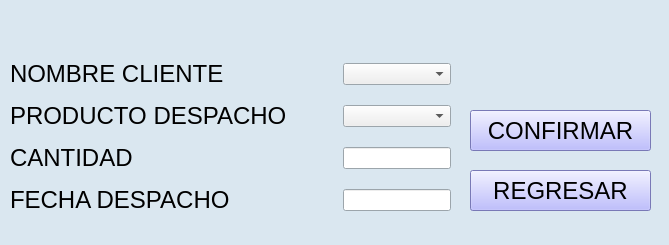
<?xml version="1.0" encoding="UTF-8"?>
<ui version="4.0">
 <class>AgregarDespacho</class>
 <widget class="QMainWindow" name="AgregarDespacho">
  <property name="geometry">
   <rect>
    <x>0</x>
    <y>0</y>
    <width>669</width>
    <height>245</height>
   </rect>
  </property>
  <property name="palette">
   <palette>
    <active>
     <colorrole role="Base">
      <brush brushstyle="SolidPattern">
       <color alpha="255">
        <red>255</red>
        <green>255</green>
        <blue>255</blue>
       </color>
      </brush>
     </colorrole>
     <colorrole role="Window">
      <brush brushstyle="SolidPattern">
       <color alpha="255">
        <red>218</red>
        <green>231</green>
        <blue>240</blue>
       </color>
      </brush>
     </colorrole>
    </active>
    <inactive>
     <colorrole role="Base">
      <brush brushstyle="SolidPattern">
       <color alpha="255">
        <red>255</red>
        <green>255</green>
        <blue>255</blue>
       </color>
      </brush>
     </colorrole>
     <colorrole role="Window">
      <brush brushstyle="SolidPattern">
       <color alpha="255">
        <red>218</red>
        <green>231</green>
        <blue>240</blue>
       </color>
      </brush>
     </colorrole>
    </inactive>
    <disabled>
     <colorrole role="Base">
      <brush brushstyle="SolidPattern">
       <color alpha="255">
        <red>218</red>
        <green>231</green>
        <blue>240</blue>
       </color>
      </brush>
     </colorrole>
     <colorrole role="Window">
      <brush brushstyle="SolidPattern">
       <color alpha="255">
        <red>218</red>
        <green>231</green>
        <blue>240</blue>
       </color>
      </brush>
     </colorrole>
    </disabled>
   </palette>
  </property>
  <property name="windowTitle">
   <string>Agregar</string>
  </property>
  <widget class="QWidget" name="centralwidget">
   <widget class="QWidget" name="formLayoutWidget">
    <property name="geometry">
     <rect>
      <x>10</x>
      <y>60</y>
      <width>441</width>
      <height>154</height>
     </rect>
    </property>
    <layout class="QGridLayout" name="gridLayout">
     <item row="3" column="2">
      <spacer name="verticalSpacer_2">
       <property name="orientation">
        <enum>Qt::Vertical</enum>
       </property>
       <property name="sizeHint" stdset="0">
        <size>
         <width>20</width>
         <height>40</height>
        </size>
       </property>
      </spacer>
     </item>
     <item row="5" column="2">
      <spacer name="verticalSpacer">
       <property name="orientation">
        <enum>Qt::Vertical</enum>
       </property>
       <property name="sizeHint" stdset="0">
        <size>
         <width>20</width>
         <height>40</height>
        </size>
       </property>
      </spacer>
     </item>
     <item row="1" column="2">
      <spacer name="verticalSpacer_3">
       <property name="orientation">
        <enum>Qt::Vertical</enum>
       </property>
       <property name="sizeHint" stdset="0">
        <size>
         <width>20</width>
         <height>40</height>
        </size>
       </property>
      </spacer>
     </item>
     <item row="4" column="2">
      <widget class="QLineEdit" name="txtCnatidadAD"/>
     </item>
     <item row="6" column="2">
      <widget class="QLineEdit" name="txtFechaAD"/>
     </item>
     <item row="6" column="0">
      <widget class="QLabel" name="lolPrecioP">
       <property name="font">
        <font>
         <pointsize>18</pointsize>
        </font>
       </property>
       <property name="text">
        <string>FECHA DESPACHO</string>
       </property>
      </widget>
     </item>
     <item row="0" column="0">
      <widget class="QLabel" name="lblNombreP">
       <property name="font">
        <font>
         <pointsize>18</pointsize>
        </font>
       </property>
       <property name="text">
        <string>NOMBRE CLIENTE</string>
       </property>
      </widget>
     </item>
     <item row="4" column="0">
      <widget class="QLabel" name="lblDireccionP">
       <property name="font">
        <font>
         <pointsize>18</pointsize>
        </font>
       </property>
       <property name="text">
        <string>CANTIDAD</string>
       </property>
      </widget>
     </item>
     <item row="2" column="0">
      <widget class="QLabel" name="lblContactoP">
       <property name="font">
        <font>
         <pointsize>18</pointsize>
        </font>
       </property>
       <property name="text">
        <string>PRODUCTO DESPACHO</string>
       </property>
      </widget>
     </item>
     <item row="0" column="1">
      <spacer name="horizontalSpacer">
       <property name="orientation">
        <enum>Qt::Horizontal</enum>
       </property>
       <property name="sizeHint" stdset="0">
        <size>
         <width>40</width>
         <height>20</height>
        </size>
       </property>
      </spacer>
     </item>
     <item row="0" column="2">
      <widget class="QComboBox" name="comboBoxAC">
       <property name="cursor">
        <cursorShape>PointingHandCursor</cursorShape>
       </property>
      </widget>
     </item>
     <item row="2" column="2">
      <widget class="QComboBox" name="comboBoxPD">
       <property name="cursor">
        <cursorShape>PointingHandCursor</cursorShape>
       </property>
      </widget>
     </item>
    </layout>
   </widget>
   <widget class="QPushButton" name="btnRegresarAD">
    <property name="geometry">
     <rect>
      <x>470</x>
      <y>170</y>
      <width>181</width>
      <height>41</height>
     </rect>
    </property>
    <property name="font">
     <font>
      <pointsize>18</pointsize>
     </font>
    </property>
    <property name="cursor">
     <cursorShape>PointingHandCursor</cursorShape>
    </property>
    <property name="styleSheet">
     <string notr="true">background-color: rgb(170, 170, 255);</string>
    </property>
    <property name="text">
     <string>REGRESAR</string>
    </property>
    <property name="icon">
     <iconset>
      <normaloff>../assets/images inventario/flecha-hacia-atras.png</normaloff>../assets/images inventario/flecha-hacia-atras.png</iconset>
    </property>
    <property name="iconSize">
     <size>
      <width>25</width>
      <height>25</height>
     </size>
    </property>
   </widget>
   <widget class="QPushButton" name="btnConfirmarAD">
    <property name="geometry">
     <rect>
      <x>470</x>
      <y>110</y>
      <width>181</width>
      <height>41</height>
     </rect>
    </property>
    <property name="palette">
     <palette>
      <active>
       <colorrole role="Button">
        <brush brushstyle="SolidPattern">
         <color alpha="255">
          <red>170</red>
          <green>170</green>
          <blue>255</blue>
         </color>
        </brush>
       </colorrole>
       <colorrole role="Base">
        <brush brushstyle="SolidPattern">
         <color alpha="255">
          <red>170</red>
          <green>170</green>
          <blue>255</blue>
         </color>
        </brush>
       </colorrole>
       <colorrole role="Window">
        <brush brushstyle="SolidPattern">
         <color alpha="255">
          <red>170</red>
          <green>170</green>
          <blue>255</blue>
         </color>
        </brush>
       </colorrole>
      </active>
      <inactive>
       <colorrole role="Button">
        <brush brushstyle="SolidPattern">
         <color alpha="255">
          <red>170</red>
          <green>170</green>
          <blue>255</blue>
         </color>
        </brush>
       </colorrole>
       <colorrole role="Base">
        <brush brushstyle="SolidPattern">
         <color alpha="255">
          <red>170</red>
          <green>170</green>
          <blue>255</blue>
         </color>
        </brush>
       </colorrole>
       <colorrole role="Window">
        <brush brushstyle="SolidPattern">
         <color alpha="255">
          <red>170</red>
          <green>170</green>
          <blue>255</blue>
         </color>
        </brush>
       </colorrole>
      </inactive>
      <disabled>
       <colorrole role="Button">
        <brush brushstyle="SolidPattern">
         <color alpha="255">
          <red>170</red>
          <green>170</green>
          <blue>255</blue>
         </color>
        </brush>
       </colorrole>
       <colorrole role="Base">
        <brush brushstyle="SolidPattern">
         <color alpha="255">
          <red>170</red>
          <green>170</green>
          <blue>255</blue>
         </color>
        </brush>
       </colorrole>
       <colorrole role="Window">
        <brush brushstyle="SolidPattern">
         <color alpha="255">
          <red>170</red>
          <green>170</green>
          <blue>255</blue>
         </color>
        </brush>
       </colorrole>
      </disabled>
     </palette>
    </property>
    <property name="font">
     <font>
      <pointsize>18</pointsize>
     </font>
    </property>
    <property name="cursor">
     <cursorShape>PointingHandCursor</cursorShape>
    </property>
    <property name="styleSheet">
     <string notr="true">background-color: rgb(170, 170, 255);</string>
    </property>
    <property name="text">
     <string>CONFIRMAR</string>
    </property>
    <property name="icon">
     <iconset>
      <normaloff>../assets/images necesarias/firmar.png</normaloff>../assets/images necesarias/firmar.png</iconset>
    </property>
    <property name="iconSize">
     <size>
      <width>32</width>
      <height>32</height>
     </size>
    </property>
   </widget>
  </widget>
 </widget>
 <resources/>
 <connections/>
</ui>
